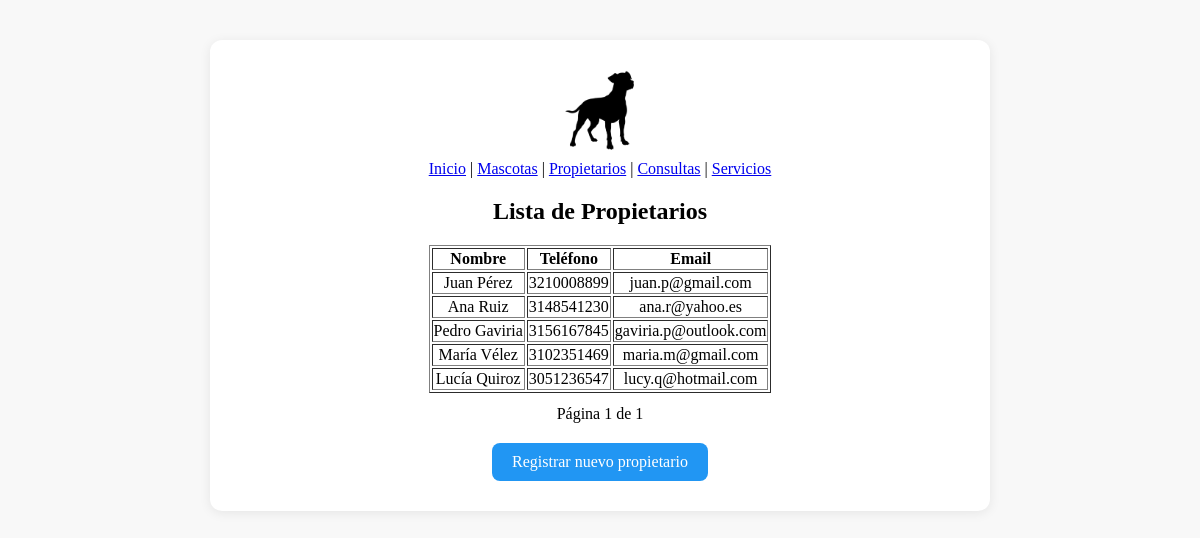
The app's page /owners/ with its own data.
### owners/models.py (models this page shows, shortened)
class Owner(models.Model):
    name = models.CharField(max_length=100)
    phone = models.CharField(max_length=15)
    email = models.EmailField()

### owners/views.py (the view)
# urls.py: path('', views.owner_list, name='owner_list'),
def owner_list(request):
    owners = Owner.objects.all().order_by('id')
    paginator = Paginator(owners, 10)
    page_number = request.GET.get('page')
    page_obj = paginator.get_page(page_number)
    return render(request, 'owners/owner_list.html', {'page_obj': page_obj})

### templates/owners/owner_list.html (shortened to what this page needs)
{% extends 'base.html' %}
{% block content %}
<h2>Lista de Propietarios</h2>
<table border="1">
    <tr>
        <th>Nombre</th>
        <th>Teléfono</th>
        <th>Email</th>
    </tr>
    {% for owner in page_obj %}
    <tr>
        <td>{{ owner.name }}</td>
        <td>{{ owner.phone }}</td>
        <td>{{ owner.email }}</td>
    </tr>
    {% endfor %}
</table>
<div style="margin-top: 12px;">
    Página {{ page_obj.number }} de {{ page_obj.paginator.num_pages }}
</div>
<div style="margin-top: 20px;">
    <a href="{% url 'owner_create' %}" style="display:inline-block; padding:10px 20px; background:#2196F3; color:#fff; text-decoration:none; border-radius:8px;">Registrar nuevo propietario</a>
</div>
{% endblock %}

### templates/base.html (style rules this page uses)
body { background: #f8f8f8; }
table { margin: 0 auto; }

### records on screen
Owner: name "Juan Pérez", phone "3210008899", email "juan.p@gmail.com"
Owner: name "Ana Ruiz", phone "3148541230", email "ana.r@yahoo.es"
Owner: name "Pedro Gaviria", phone "3156167845", email "gaviria.p@outlook.com"
Owner: name "María Vélez", phone "3102351469", email "maria.m@gmail.com"
Owner: name "Lucía Quiroz", phone "3051236547", email "lucy.q@hotmail.com"

### other values on screen
{{ page_obj.number }} "1"
{{ page_obj.paginator.num_pages }} "1"
